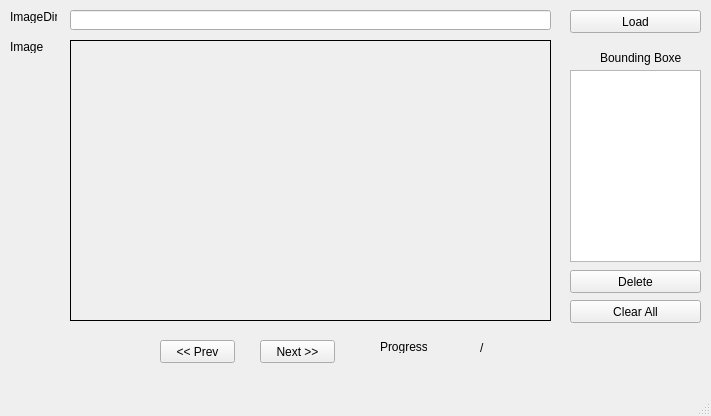
<?xml version="1.0" encoding="UTF-8"?>
<ui version="4.0">
 <class>MainWindow</class>
 <widget class="QMainWindow" name="MainWindow">
  <property name="geometry">
   <rect>
    <x>0</x>
    <y>0</y>
    <width>711</width>
    <height>416</height>
   </rect>
  </property>
  <property name="windowTitle">
   <string>MainWindow</string>
  </property>
  <widget class="QWidget" name="centralwidget">
   <widget class="QLabel" name="label">
    <property name="geometry">
     <rect>
      <x>10</x>
      <y>10</y>
      <width>47</width>
      <height>13</height>
     </rect>
    </property>
    <property name="text">
     <string>ImageDir</string>
    </property>
   </widget>
   <widget class="QLineEdit" name="imgDir">
    <property name="geometry">
     <rect>
      <x>70</x>
      <y>10</y>
      <width>481</width>
      <height>20</height>
     </rect>
    </property>
   </widget>
   <widget class="QPushButton" name="loadBtn">
    <property name="geometry">
     <rect>
      <x>570</x>
      <y>10</y>
      <width>131</width>
      <height>23</height>
     </rect>
    </property>
    <property name="text">
     <string>Load</string>
    </property>
   </widget>
   <widget class="QLabel" name="label_2">
    <property name="geometry">
     <rect>
      <x>600</x>
      <y>50</y>
      <width>81</width>
      <height>16</height>
     </rect>
    </property>
    <property name="text">
     <string>Bounding Boxes</string>
    </property>
   </widget>
   <widget class="QListView" name="listBBox">
    <property name="geometry">
     <rect>
      <x>570</x>
      <y>70</y>
      <width>131</width>
      <height>192</height>
     </rect>
    </property>
   </widget>
   <widget class="QPushButton" name="delBtn">
    <property name="geometry">
     <rect>
      <x>570</x>
      <y>270</y>
      <width>131</width>
      <height>23</height>
     </rect>
    </property>
    <property name="text">
     <string>Delete</string>
    </property>
   </widget>
   <widget class="QPushButton" name="clearBtn">
    <property name="geometry">
     <rect>
      <x>570</x>
      <y>300</y>
      <width>131</width>
      <height>23</height>
     </rect>
    </property>
    <property name="text">
     <string>Clear All</string>
    </property>
   </widget>
   <widget class="QLabel" name="label_3">
    <property name="geometry">
     <rect>
      <x>10</x>
      <y>40</y>
      <width>47</width>
      <height>13</height>
     </rect>
    </property>
    <property name="text">
     <string>Image</string>
    </property>
   </widget>
   <widget class="QPushButton" name="prevBtn">
    <property name="geometry">
     <rect>
      <x>160</x>
      <y>340</y>
      <width>75</width>
      <height>23</height>
     </rect>
    </property>
    <property name="text">
     <string>&lt;&lt; Prev</string>
    </property>
   </widget>
   <widget class="QPushButton" name="nextBtn">
    <property name="geometry">
     <rect>
      <x>260</x>
      <y>340</y>
      <width>75</width>
      <height>23</height>
     </rect>
    </property>
    <property name="text">
     <string>Next &gt;&gt;</string>
    </property>
   </widget>
   <widget class="QLabel" name="label_4">
    <property name="geometry">
     <rect>
      <x>380</x>
      <y>340</y>
      <width>47</width>
      <height>13</height>
     </rect>
    </property>
    <property name="text">
     <string>Progress</string>
    </property>
   </widget>
   <widget class="QLabel" name="currValue">
    <property name="geometry">
     <rect>
      <x>430</x>
      <y>340</y>
      <width>47</width>
      <height>13</height>
     </rect>
    </property>
    <property name="text">
     <string/>
    </property>
   </widget>
   <widget class="QLabel" name="label_5">
    <property name="geometry">
     <rect>
      <x>480</x>
      <y>340</y>
      <width>16</width>
      <height>16</height>
     </rect>
    </property>
    <property name="text">
     <string>/</string>
    </property>
   </widget>
   <widget class="QLabel" name="totalValue">
    <property name="geometry">
     <rect>
      <x>510</x>
      <y>340</y>
      <width>47</width>
      <height>13</height>
     </rect>
    </property>
    <property name="text">
     <string/>
    </property>
   </widget>
   <widget class="QLabel" name="imgFrame">
    <property name="geometry">
     <rect>
      <x>70</x>
      <y>40</y>
      <width>481</width>
      <height>281</height>
     </rect>
    </property>
    <property name="frameShape">
     <enum>QFrame::Box</enum>
    </property>
    <property name="text">
     <string/>
    </property>
   </widget>
  </widget>
  <widget class="QMenuBar" name="menubar">
   <property name="geometry">
    <rect>
     <x>0</x>
     <y>0</y>
     <width>711</width>
     <height>21</height>
    </rect>
   </property>
  </widget>
  <widget class="QStatusBar" name="statusbar"/>
 </widget>
 <resources/>
 <connections/>
</ui>
